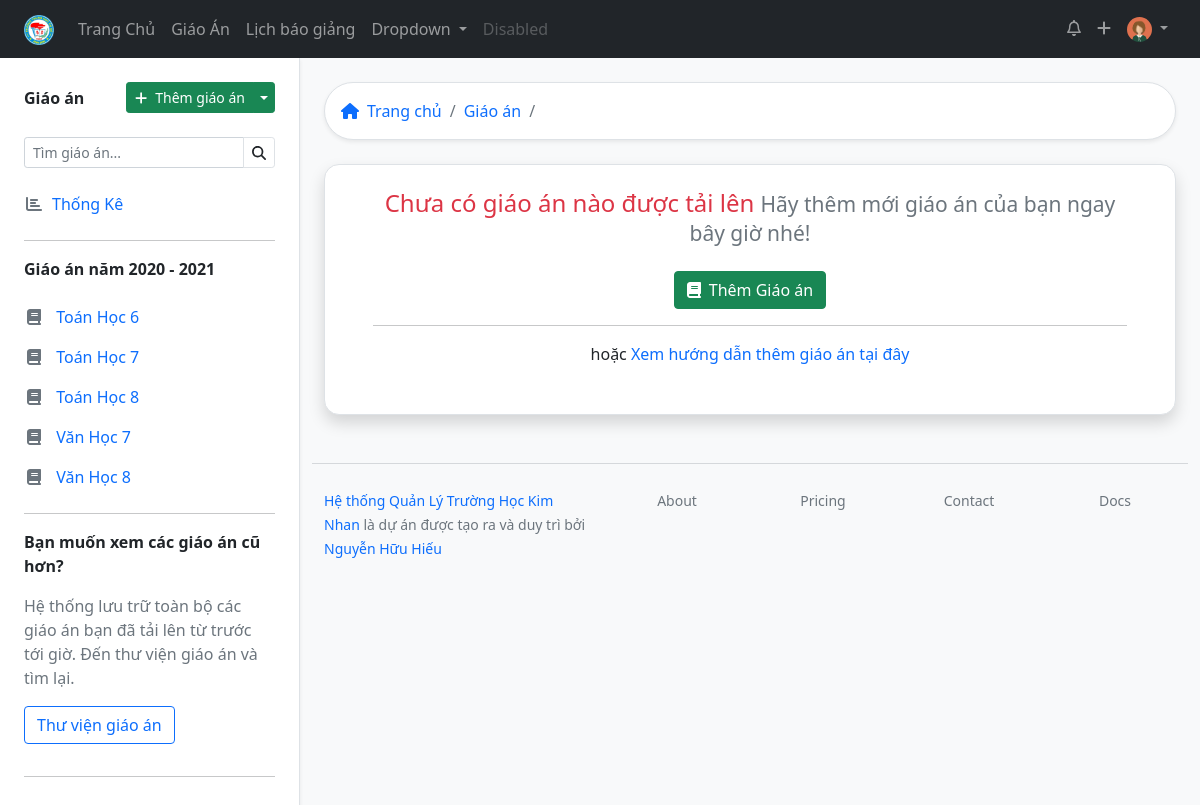
The app's page /lessons/toan-hoc/2019/ (signed in) with its own data.
### lessonmanagement/models.py (models this page shows, shortened)
class Teacher(models.Model):
    user = models.OneToOneField(User, on_delete=models.SET_NULL, blank=True, null=True, verbose_name="Tài khoản đăng nhập", help_text="Tài khoản đăng nhập viết liền không dấu. Ví dụ: nhhieu. Viết tắt của Nguyễn Hữu Hiếu. Nếu trùng họ tên thì thêm số vào sau, ví dụ nhhieu2")
    firstname = models.CharField("Họ",max_length=20, blank=True)
    lastname = models.CharField("Tên", max_length=20, blank=True)
    zalo_number = models.DecimalField(verbose_name="Số điện thoại",help_text="Số điện thoại có đăng ký zalo, sử dụng để nhận thông báo từ ban giám hiệu", max_digits=12, decimal_places=0,null=True, blank=True)
    birth_date = models.DateField("Ngày sinh", null=True, blank=True)
    SEX_CHOICES = [
    ('male', 'Nam'),
    ('female', 'Nữ')
    ]
    sex = models.CharField(verbose_name="Giới tính", max_length=6, choices=SEX_CHOICES, null=True, blank=True)
    main_subject = models.ForeignKey("Subject",on_delete=models.SET_NULL,null=True,blank=True, verbose_name="Chuyên môn chính")
    EDUCATION_LEVEL_CHOICES = [
        ('inter', 'Trung Cấp'),
        ('college', 'Cao Đẳng'),
        ('university', 'Đại Học'),
        ('master', 'Thạc Sĩ')
    ]
    education_level = models.CharField(max_length=20, choices=EDUCATION_LEVEL_CHOICES, null=True, blank=True)
    is_work = models.BooleanField("Có đang công tác",default=True, help_text="Tích vào ô nếu đang công tác tại trường, bỏ tích nếu đã nghỉ hưu hoặc chuyển sang đơn vị khác")
    def user_directory_path(instance, filename):
        return 'user_{0}/{1}'.format(instance.user.id, filename)
    avatar = models.ImageField("Ảnh đại diện", help_text = "Ảnh nên được crop về ảnh vuông để đạt được độ thẩm mỹ cao nhất",upload_to = user_directory_path, blank = True, null = True)
    def full_name(self):
        return ('%s %s') % (self.firstname, self.lastname)
    class Meta:
        verbose_name = "Giáo viên"
        verbose_name_plural = "Giáo viên"
    def schoolyear(self):
        if now.month < 9:
            return ('%s - %s') % (now.year - 1, now.year)
        else:
            return ('%s - %s') % (now.year, now.year+1)
    def lesson_list(self):
        return self.lesson_set.filter(teacher = self.user.id)
    def subject_classyear_list(self):
        return self.subjectclassyear_set.filter(is_teach_now = True).order_by('subject__title').values('subject__title', 'classyear__startyear','subject__group__title').distinct()

class SchoolAbstract(models.Model):
    title = models.CharField(max_length=50, verbose_name="Tiêu đề")
    description = models.CharField(max_length=200, verbose_name="Mô tả sơ lược", blank=True)
    cover = models.ImageField(upload_to="coverimages/", verbose_name="Ảnh bìa", null = True, blank = True)
    class Meta:
        abstract = True

class Subject(SchoolAbstract):
    group = models.ForeignKey("GroupSubject", related_name='subject123',on_delete=models.SET_NULL, null=True, blank=True, verbose_name='Bộ môn')
    subject_slug = models.SlugField(max_length=50, null=True, blank=True)
    class Meta:
        verbose_name = "Môn học"
        verbose_name_plural = "Môn học"

### lessonmanagement/views.py (the view)
# urls.py: path('lessons/<str:subject>/<int:level>/', views.lessons_subject_level, name="lessons_subject_level"),
def lessons_subject_level(request, subject, level):
    lesson_id_list_dict = list(LessonClassyear.objects.filter(lesson__subject__subject_slug = subject).filter(classyear__startyear = level).filter(lesson__teacher = request.user.teacher.id).values('lesson__id').distinct())
    classyear_list = LessonClassyear.objects.filter(lesson__subject__subject_slug = subject).filter(classyear__startyear = level).filter(lesson__teacher = request.user.teacher.id).values('classyear__title').distinct()
    lesson_id_list = []
    for i in lesson_id_list_dict:
        lesson_id_list.append(i['lesson__id'])
    lesson_list = Lesson.objects.filter(id__in = lesson_id_list)
    context = {
        'lesson_list':lesson_list, 'classyear_list':classyear_list
    }
    return render(request, 'lessons.html', context)

### lessonmanagement/templatetags/lessonmanagement_extras.py (called while the page is built)
@register.filter
def classlevel(value):
    now = datetime.now()
    i = 0
    if (now.month < 9):
        i =  (now.year - value) + 5
    else:
        i = (now.year - value) + 6
    if i in [6,7,8,9]:
        return i
    else:
        return value

### lessonmanagement/templates/lessons.html
{% extends 'base_withsidebar.html' %}
{% block content %}
{% load static %}
{% load lessonmanagement_extras %}
{% include "breadcrumb/breadcrumb_subject_class.html" %}
{% if lesson_list %}
          <div class="d-flex justify-content-between align-items-center">
            <h5> <i class="fas fa-book me-2 "></i>
              {{ lesson_list.0.subject.title }} {{ lesson_list.0.level }}
              </h5>
            <div>
                  <div class="btn-group btn-group-sm me-5">
                    <a href="#" class="btn btn-outline-success active " aria-current="page">Toàn bộ</a>
                    {% for i in classyear_list %}
                    <a href="{{ i.classyear__title|slugify }}" class="btn btn-outline-success">{{ lesson_list.0.level }}{{ i.classyear__title}}</a>
                    {% endfor %}
                  </div>
            <button class="btn btn-success btn-sm"><i class="fas fa-plus me-2"></i>Thêm giáo án</button>
            </div>
            </div>
            <hr>
            <ul class="nav nav-tabs" id="myTab" role="tablist">
              <li class="nav-item" role="presentation">
                <button class="nav-link active" id="home-tab" data-bs-toggle="tab" data-bs-target="#all" type="button" role="tab" aria-controls="home" aria-selected="true">Toàn bộ giáo án</button>
              </li>
              <li class="nav-item" role="presentation">
                <button class="nav-link" id="profile-tab" data-bs-toggle="tab" data-bs-target="#pending" type="button" role="tab" aria-controls="profile" aria-selected="false">Chờ duyệt</button>
              </li>
              <li class="nav-item" role="presentation">
                <button class="nav-link" id="contact-tab" data-bs-toggle="tab" data-bs-target="#acept" type="button" role="tab" aria-controls="contact" aria-selected="false">Đã duyệt</button>
              </li>
              <li class="nav-item" role="presentation">
                <button class="nav-link" id="contact-tab" data-bs-toggle="tab" data-bs-target="#deny" type="button" role="tab" aria-controls="contact" aria-selected="false">Từ chối</button>
              </li>
            </ul>
            <div class="tab-content" id="myTabContent">
              <div class="tab-pane fade show active border rounded-bottom border-top-0 px-3 bg-white py-4 shadow-sm" id="all" role="tabpanel" aria-labelledby="home-tab">
              {% include "table/table.html" %}
              </div>
              <div class="tab-pane fade  border rounded-bottom border-top-0 px-3 bg-white py-4 shadow-sm " id="pending" role="tabpanel" aria-labelledby="profile-tab">  {% include "table/table_pending.html" %}</div>
              <div class="tab-pane fade py-4 border rounded-bottom border-top-0 px-3 bg-white py-4 shadow-sm" id="acept" role="tabpanel" aria-labelledby="contact-tab">  {% include "table/table_acept.html" %}</div>
              <div class="tab-pane fade py-4 border rounded-bottom border-top-0 px-3 bg-white py-4 shadow-sm" id="deny" role="tabpanel" aria-labelledby="contact-tab">  {% include "table/table_deny.html" %}</div>
            </div>
            {% else %}
            {% include "empty_lesson.html" %}
            {% endif %}
  {% endblock %}

### lessonmanagement/templates/topnav.html (shortened to what this page needs)
      {% load static %}
      <nav class="navbar navbar-expand-lg navbar-dark bg-dark  ">
        <div class="container-fluid px-lg-4">
          <a class="navbar-brand" href="{% url 'index' %}"><img src="{% static 'imgs/logo_thcsanhson.png'%}" alt="" height="30px"></a>
          <div class="collapse navbar-collapse" id="navbarSupportedContent">
            <ul class="navbar-nav me-auto mb-2 mb-lg-0">
              <li class="nav-item">
                <a class="nav-link {% if request.path == '/' %} active {% endif %}" aria-current="page" href="{% url 'index' %}">Trang Chủ</a>
              </li>
              <li class="nav-item">
                <a class="nav-link {% if request.path == '/lessondashboard/' %} active {% endif %}" href="{% url 'lessondashboard' %}">Giáo Án</a>
              </li>
              <li class="nav-item">
                <a class="nav-link " href="#">Lịch báo giảng</a>
              </li>
              <li class="nav-item dropdown">
                <a class="nav-link dropdown-toggle" href="#" id="navbarDropdown" role="button" data-bs-toggle="dropdown" aria-expanded="false">
                  Dropdown
                </a>
              </li>
              <li class="nav-item">
                <a class="nav-link disabled" href="#" tabindex="-1" aria-disabled="true">Disabled</a>
              </li>
            </ul>
            <ul class="navbar-nav  mb-2 mb-lg-0">
              <li class="nav-item">
                <a class="nav-link"  href="#"><i class="far fa-bell"></i></a>
              </li>
              <li class="nav-item">
                <a class="nav-link" href="#"><i class="fas fa-plus"></i></a>
              </li>
              <li class="nav-item dropdown">
                <a class="nav-link dropdown-toggle" href="#" id="navbarDropdown" role="button" data-bs-toggle="dropdown" aria-expanded="false">
                  <img src="{% if request.user.teacher.avatar %}{{ request.user.teacher.avatar.url }} {% endif %}" class="rounded-circle" alt="" height="25px">
                </a>
              </li>
            </ul>
          </div>
        </div>
      </nav>

### lessonmanagement/templates/sidebar.html (shortened to what this page needs)
{% load lessonmanagement_extras %}
{% with teacher=request.user.teacher %}
<div class="position-sticky top-0 start-0 pt-4">
    <div class="d-flex justify-content-between mb-4 align-items-center">
      <span class="fw-bold">Giáo án</span>
<div class="btn-group">
  <a href="{% url 'addlesson' %}" class="btn btn-sm btn-success"><i class="fas fa-plus me-2"></i>Thêm giáo án</a>
  <button type="button" class="btn btn-sm btn-success dropdown-toggle dropdown-toggle-split" data-bs-toggle="dropdown" aria-expanded="false">
  </button>
</div>
      </div>
      <form action="">
        <div class="input-group input-group-sm mb-3">
        <input type="search" class="form-control " list="datalistOptions" id="exampleDataList" placeholder="Tìm giáo án..." aria-describedby="button-addon2">
          <button class="btn border" type="submit" id="button-addon2"><i class="fas fa-search"></i></button>
        </div>
      </form>
      <div class="list-group">
        <a href="{% url 'lessondashboard' %}" class="list-group-item list-group-item-action border-0 text-primary ps-0 {% if request.path == '/lessondashboard/' %} fw-bold {% endif %}"><i class="fas fa-chart-bar me-2 text-muted  fa-fw "></i>Thống Kê</a>
        <hr >
      <span class="fw-bold mb-3">Giáo án năm {{ teacher.schoolyear }} </span>
        {% for i in teacher.subject_classyear_list %}
     <a href="{% url 'lessons_subject_level' i.subject__title|slugify i.classyear__startyear %}" class="list-group-item list-group-item-action border-0 text-primary ps-0"><i class="fas fa-book fa-fw me-2 text-muted"></i> {{ i.subject__title }} {{ i.classyear__startyear|classlevel }} </a>
        {% endfor %}
        <hr>
        <span class="fw-bold mb-3">Bạn muốn xem các giáo án cũ hơn?</span>
        <p class="text-muted pe-3">Hệ thống lưu trữ toàn bộ các giáo án bạn đã tải lên từ trước tới giờ. Đến thư viện giáo án và tìm lại.</p>
      </div>
      <a href="{% url 'alllessons' %}" class="btn btn-outline-primary mb-3">Thư viện giáo án </a>
      <hr>
    </div>
  {% endwith %}

### records on screen
Teacher: schoolyear "2020 - 2021"
Subject: subject__title "Toán Học", classyear__startyear|classlevel "6", classyear__startyear|classlevel "7", classyear__startyear|classlevel "8"
Subject: subject__title "Văn Học", classyear__startyear|classlevel "7", classyear__startyear|classlevel "8"
